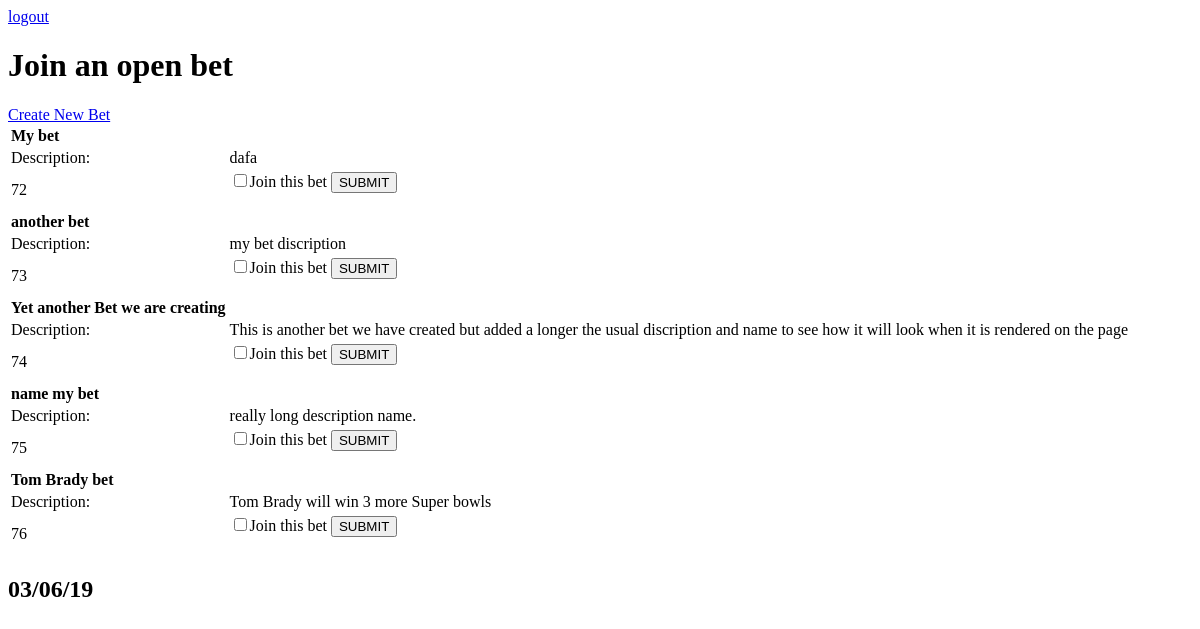
The page /bets/openbets_page (signed in) on the database as committed earlier.
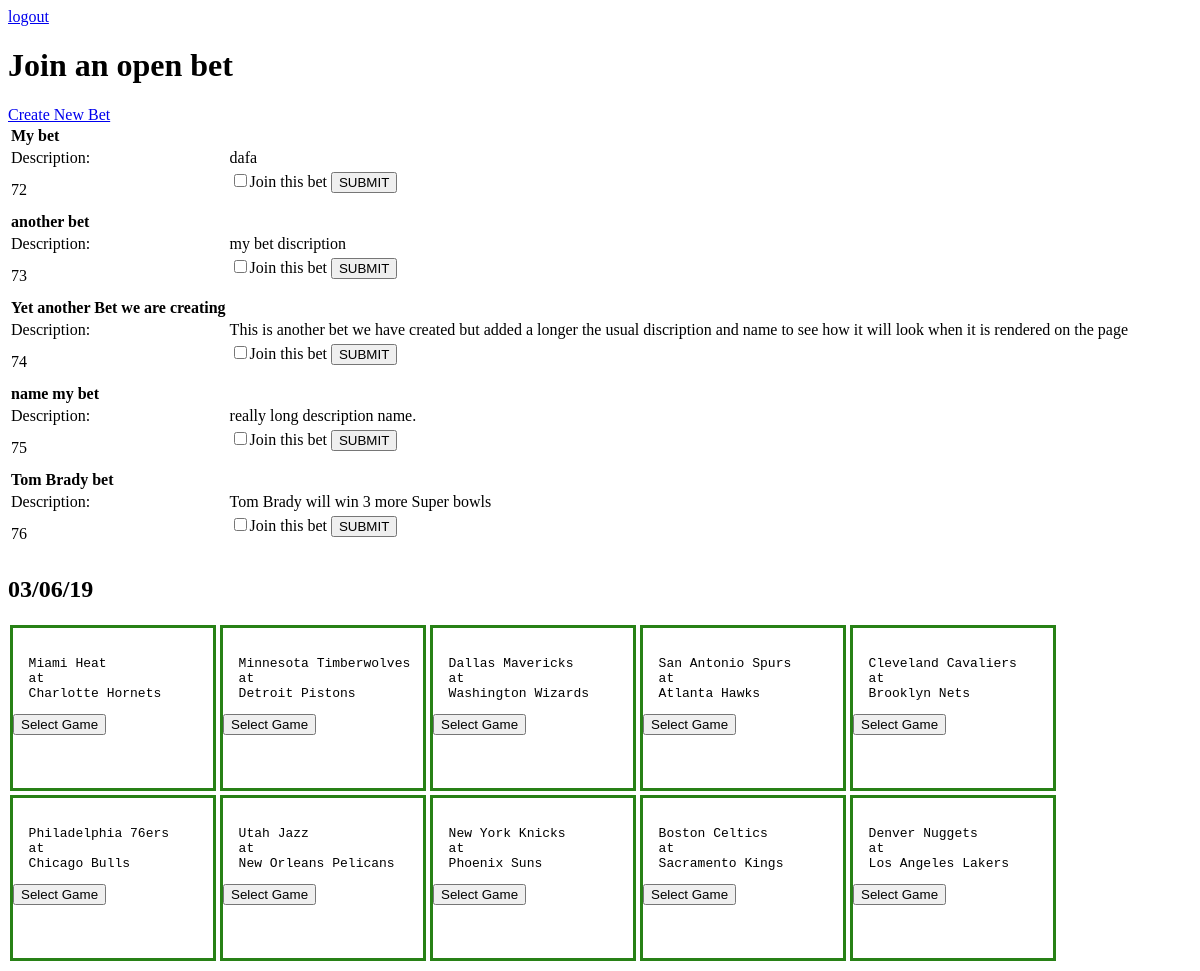
The same page on the database as committed later.
### bets/models.py (models this page shows, shortened)
class Bet(models.Model):
    name = models.CharField(max_length=200)
    description = models.TextField()
    win = models.BooleanField(default=None, null=True, blank=True)

class SportBet(models.Model):
    hometeam = models.CharField(max_length=200)
    homecity = models.CharField(max_length=200)
    awayteam = models.CharField(max_length=200)
    awaycity = models.CharField(max_length=200)
    eventdate = models.DateField()
    homescore = models.IntegerField(default=0)
    awayscore = models.IntegerField(default=0)
    completed = models.BooleanField()
    idofapi = models.IntegerField(default=None)

### bets/views.py (the view)
# urls.py: path('openbets_page', views.openbets_page, name='openbets_page'),
@login_required
def openbets_page(request):
    tomorrow = (datetime.datetime.now() + timedelta(1)).strftime('%x')
    rows = get_open_bets()
    games = get_open_sportbets()
    return render(request, 'bets/openbets_page.html', {'rows': rows, 'games': games, 'tomorrow': tomorrow})

### bets/views.py (called while the page is built)
def get_open_bets():
    rows = []
    for bet in Bet.objects.filter(win__isnull=True):
        row = {
            'name' : bet.name,
            'description' : bet.description,
            'id' : bet.id
        }
        rows.append(row)
    return rows

def get_open_sportbets():
    games = []
    tomorrow = (datetime.datetime.now() + timedelta(1)).strftime('%Y-%m-%d')
    tomorrow2 = (datetime.datetime.now() + timedelta(1)).strftime('%x')
    for bet in SportBet.objects.filter(eventdate=tomorrow):
        game = {
            'id' : bet.id,
            'homecity' : bet.homecity,
            'hometeam' : bet.hometeam,
            'awaycity' : bet.awaycity,
            'awayteam' : bet.awayteam,
        }
        print(game['id'])
        games.append(game)
    return games

### bets/templates/bets/openbets_page.html (shortened to what this page needs)
<head>
        {% load static %}
        <link rel="stylesheet" type="text/css" href="{% static 'bets/style.css' %}">
</head>
<a href="{% url 'users:logout_user' %}">logout</a>
<h1>Join an open bet</h1>
<a href="{% url 'bets:index' %}">Create New Bet</a>
<table>
    {% for row in rows %}
    <tr>
        <td><b>{{row.name}}</b></td>
    </tr>
        <td>Description:</td>
        <td> {{row.description}}</td>
        <td>{{row.id}}</td>
        <td><form action="{% url 'bets:create_userbet' %}" method="post">
        <input type="checkbox" name="bet_id" value="{{row.id}}">Join this bet
        <button type="submit" name="bt_submit">SUBMIT</button>
        </form></td>
    {% endfor %}
</table >
 <h2>{{tomorrow}}</h2>
<div class=container>
        {% for game in games %}
    <div id=gamediv>
<form  action="{% url 'bets:create_usersportbet' %}" method="post">
<pre>
  {{game.awaycity}} {{game.awayteam}}
  at
  {{game.homecity}} {{game.hometeam}}
</pre>
        <button id="sport_bt" type="submit">Select Game</button>
</form>
    </div>
        {% endfor %}
</div>

### bets/static/bets/style.css (style rules this page uses)
.container { display: flex; flex-direction: row; flex-wrap: wrap; align-content: center; }
.container > div { width:200px; height:160px; }
#gamediv { border: 3px solid rgba(26, 121, 7, 0.938); margin: 2px; }
#sport_bt { margin: auto; text-align: center; }

Rows that differ between the two databases and show on the page:
added SportBet: awaycity "Miami", awayteam "Heat", homecity "Charlotte", hometeam "Hornets"
added SportBet: awaycity "Minnesota", awayteam "Timberwolves", homecity "Detroit", hometeam "Pistons"
added SportBet: awaycity "Dallas", awayteam "Mavericks", homecity "Washington", hometeam "Wizards"
added SportBet: awaycity "San Antonio", awayteam "Spurs", homecity "Atlanta", hometeam "Hawks"
added SportBet: awaycity "Cleveland", awayteam "Cavaliers", homecity "Brooklyn", hometeam "Nets"
added SportBet: awaycity "Philadelphia", awayteam "76ers", homecity "Chicago", hometeam "Bulls"
added SportBet: awaycity "Utah", awayteam "Jazz", homecity "New Orleans", hometeam "Pelicans"
added SportBet: awaycity "New York", awayteam "Knicks", homecity "Phoenix", hometeam "Suns"
added SportBet: awaycity "Boston", awayteam "Celtics", homecity "Sacramento", hometeam "Kings"
added SportBet: awaycity "Denver", awayteam "Nuggets", homecity "Los Angeles", hometeam "Lakers"
Other text that changed with them:
new list line: "at Select Game"
